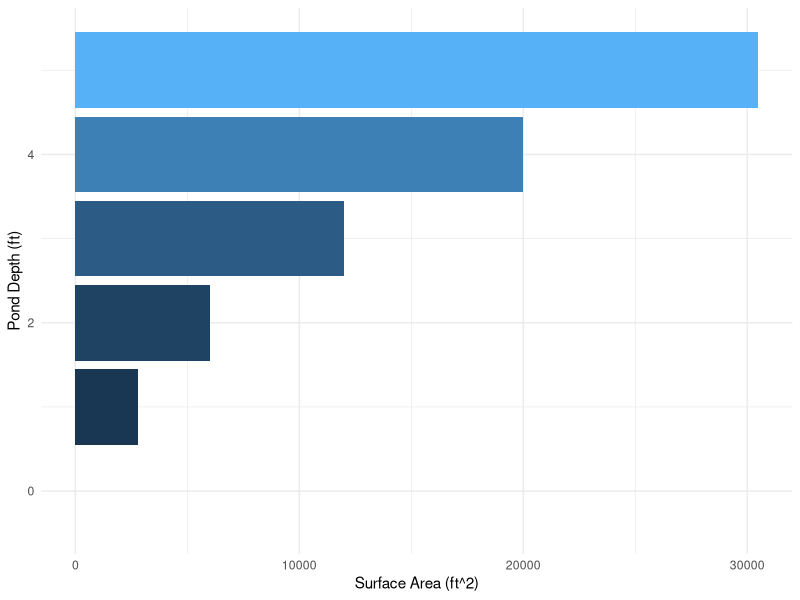

Recreate this plot in R.
#### Stocking Pond Calculator
# Call Dependencies and Set Working Directory to File Location
library(dplyr)
library(readxl)
library(caTools)
library(ggplot2)
setwd(dirname(rstudioapi::getSourceEditorContext()$path))


# Simple Calculation
## Read in Data - creates a tibble
simpleinput = read_excel("PondCalc.xlsx" )#, "Sheet1", col_types = numeric)
print(simpleinput)

##Sort Data Table by Water Depth. Drops Null rows, orders by size
WaterVol <- na.omit(select(simpleinput, Depth, Area)[order(simpleinput$Depth, decreasing= FALSE),])
WaterVol$RelDepth <- c(0, diff(WaterVol$Depth))# Calculates Relative depth
WaterVol$AvgArea <- runmean(WaterVol$Area,2) # Calculates Average of surface areas
WaterVol$Vol <- WaterVol$RelDepth * WaterVol$AvgArea

WaterVol
message("Pond Volume Is: " ,(sum(WaterVol$Vol)/43560), " Acre-Feet")

## Utility function to add relative depth to a data frame
add_vol <- function(depth_area_df) {
  ## Convert column names to lowercase
  names(depth_area_df) <- tolower(names(depth_area_df))
  pond_data <- depth_area_df %>% na.omit() %>% dplyr::select(depth, area) %>% dplyr::arrange(depth) %>% dplyr::mutate(reldepth=c(0, diff(depth)), avgarea=runmean(area,2), vol=reldepth*avgarea)
}


     
# Advanced Calculation
## Read in Data
AdvIinput = read_excel("PondCalcAdvanced.xlsx" )#, "Sheet1", col_types = numeric)
print(AdvIinput)


##Sort Data Table by Water Depth. Drops Null rows, orders by size
WaterVol <- na.omit(select(simpleinput, Depth, Area)[order(simpleinput$Depth, decreasing= FALSE),])
WaterVol$RelDepth <- c(0, diff(WaterVol$Depth)) # Calculates Relative depth
WaterVol$AvgArea <- runmean(WaterVol$Area,2) # Calculates Average of surface areas
WaterVol$Vol <- WaterVol$RelDepth * WaterVol$AvgArea
print(WaterVol)

# Sort Data Table by Island Depth. Drops Null rows, orders by size
IslandVol <- na.omit(select(AdvIinput, IslandDepth, IslandArea)[order(AdvIinput$IslandDepth, decreasing= FALSE),])
IslandVol$RelDepth <- c(0,diff(IslandVol$IslandDepth))
IslandVol$AvgArea <- runmean(IslandVol$IslandArea,2)
IslandVol$Vol <- IslandVol$RelDepth * IslandVol$AvgArea
print(IslandVol)

Vol<- sum(WaterVol$Vol,na.rm=T) - sum(IslandVol$Vol,na.rm=T)


message("Pond Volume with Island Is: " ,(Vol/43560), " Acre-Feet")



p<-ggplot(WaterVol, aes(x=Depth, y=Area, fill=Area)) +
  geom_bar(stat="identity")+theme_minimal()
p + coord_flip() + theme(legend.position="none") + labs(x="Pond Depth (ft)", y = "Surface Area (ft^2)")
